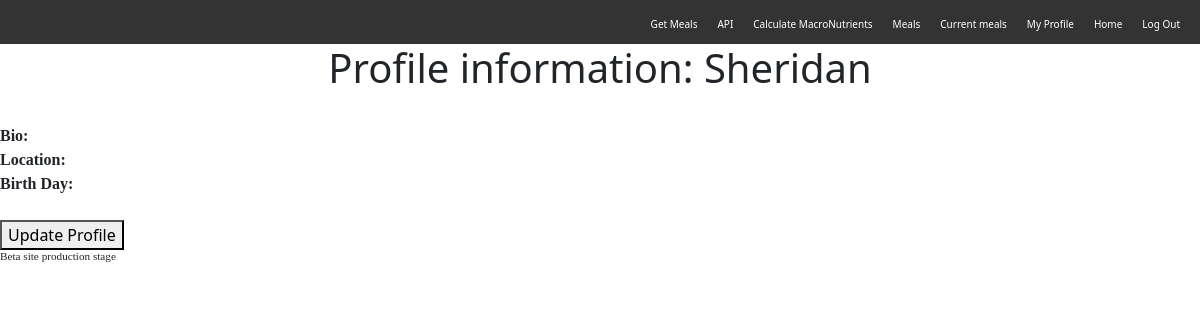
The page /profile (signed in) on the database as committed earlier.
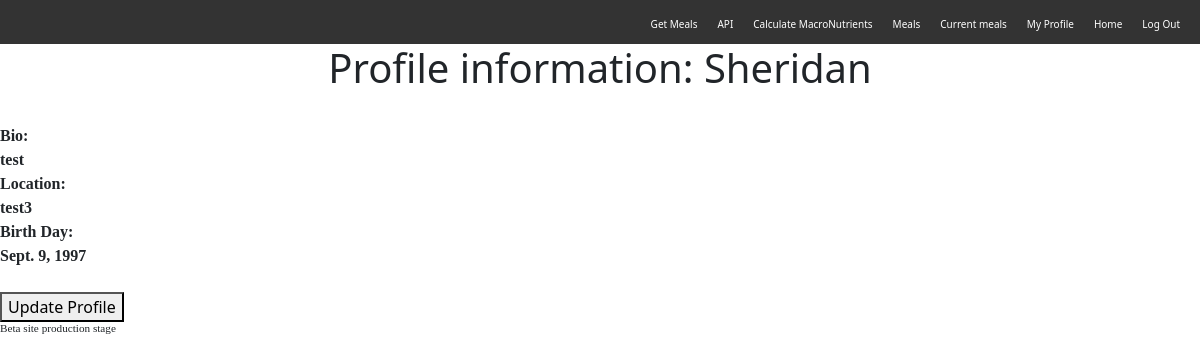
The same page on the database as committed later.
### Kaizen/models.py (models this page shows, shortened)
class Profile(models.Model):
    user = models.OneToOneField(User, on_delete=models.CASCADE)
    bio = models.TextField(blank=True)
    location = models.CharField(max_length=30,blank=True)
    birth_date = models.DateField(null=True,blank=True)

### Kaizen/views.py (the view)
# urls.py: path('profile', views.profile,name='profile'),
@login_required(login_url='/login')
def profile(request):
    try:
        user_profile = Profile.objects.get(user=request.user)
        user_data = {
            'bio': user_profile.bio,
            'location': user_profile.location,
            'birth_date': user_profile.birth_date
        }
    except Profile.DoesNotExist:
        user_data = {
            'bio': '',
            'location': '',
            'birth_date': '',
        }
    return render(request, 'profile.html',{'user_data':user_data})

### templates/profile.html (shortened to what this page needs)
{% extends 'base.html' %}
{% block content %}
<div>
    {% if user.is_authenticated %}
    <h1 class="user">Profile information: {{ user.username }} </h1>
        <br/>
    <div class="info" >
        <p1 > Bio:</p1></br>
        <div class="profiledata">{{user_data.bio}}</div>
        <p2>Location: </p2></br>
        <div class="profiledata">
            {{user_data.location}}
        </div>
        <p3> Birth Day: </p3></br>
        <div class="profiledata">
            {{user_data.birth_date}}
        </div>
    </div></br>
    <button id="toggleButton">Update Profile</button>
    {% endif %}
</div>
{% endblock %}

### templates/base.html (shortened to what this page needs)
<!DOCTYPE html>
<html lang="en">
<head>
    {% load bootstrap5 %}
    {% bootstrap_css %}
</head>
<body>
    {% if user.is_authenticated %}
    <nav class='navbar'>
        <ul class='nav-links'>
            <li>
                <a href="{% url 'meal_choice' %}">Get Meals</a>
            </li>
            <li>
                <a href="{% url 'food_api' %}">API</a>
            </li>
            <li>
                <a href="{% url 'macro' %}">Calculate MacroNutrients</a>
            </li>
            <li>
                <a href="{% url 'food' %}">Meals</a>
            </li>
            <li>
                <a href="{% url 'daily_totals' %}">Current meals</a>
            </li>
            <li>
                <a href="{% url 'profile' %}">My Profile</a>
            </li>
            <li>
                <a href="{% url 'home' %}">Home</a>
            </li>
            <li>
                <a href="{% url 'logout' %}">Log Out</a>
            </li>
        </ul>
    </nav>
    {% endif %}
    <main>
        {% block content %}
        {% endblock %}
    </main>
</body>
<footer>
    <div class="foot">
        <h3 class="ft-tag"> Beta site production stage </h3>
    </div>
</footer>
</html>

### templates/base.html (style rules this page uses)
.navbar { display: flex; justify-content: flex-end; background-color: #333; padding: 10px 20px; }
.nav-links { list-style: none; display: flex; margin: 0; padding: 0; }
.nav-links li { margin-left: 20px; }
.nav-links a { color: #fff; text-decoration: none; font-size: 10px; }
.ft-tag { font-size: 70%; font-family:cursive; }
.foot { width: auto; height: fit-content; align-content: center; }

### templates/profile.html (style rules this page uses)
.info { text-align: justify; font-family: 'Times New Roman', Times, serif; font-weight: bold; }
.profiledata { text-align: center; width: fit-content; height: fit-content; }
.user { text-align: center; }

Rows that differ between the two databases and show on the page:
added Profile: bio "test", location "test3", birth_date "Sept. 9, 1997"
